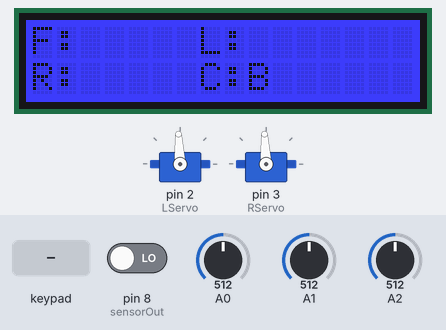
The sketch below on a simulated Arduino Uno, built with avr-gcc and run on an emulated ATmega328P. On the bench: 16×2 character LCD, 2 × servo. The inputs (shaded band) are chosen by the test bench; at power-on: A0 = 512, A1 = 512, A2 = 512, pin 8 (sensorOut) LOW.

Above: at 3.9 s.
4.0 s: key 'U' pressed
At 11.0 s:
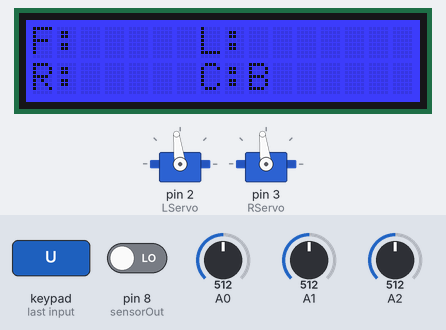
11.3 s: A0 set to 150
At 14.2 s:
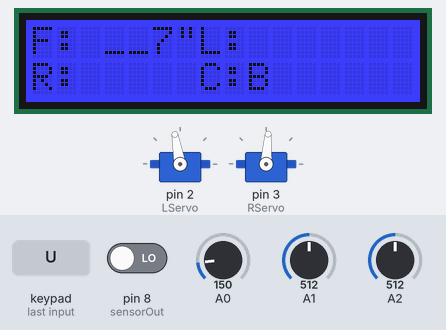
14.6 s: A1 set to 583
At 17.2 s:
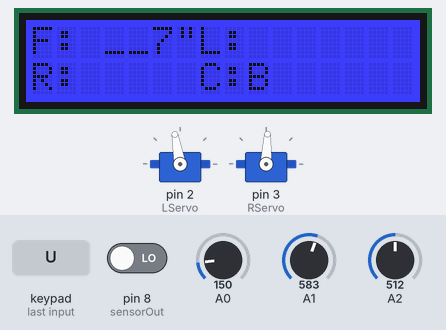
17.9 s: A1 set to 608
At 20.3 s:
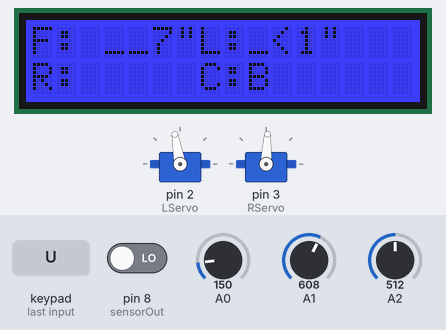
21.2 s: A2 set to 593
At 23.4 s:
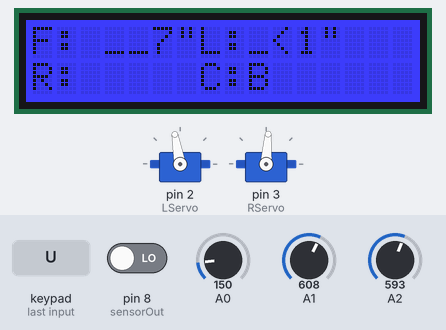
24.5 s: A2 set to 622
At 27.8 s:
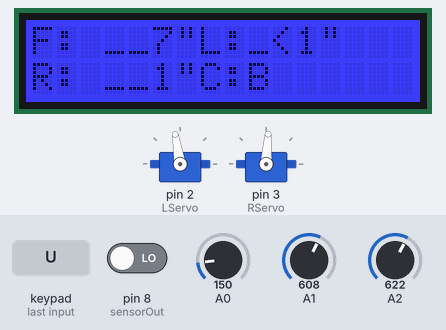
Timing chart, 0 to 28.9 s (numbered marks = the images above; inputs shaded):
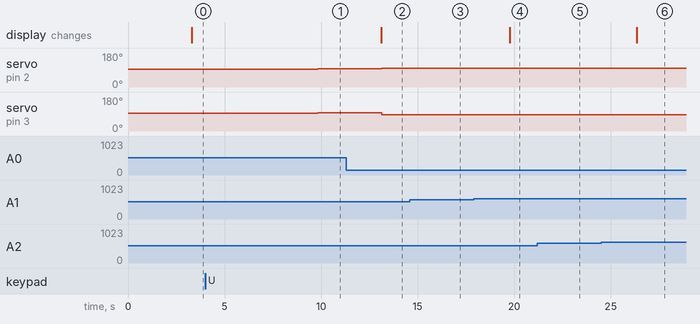

The sketch:

ColorPathPlanningV2.ino
```cpp
#include <math.h>
#include <Wire.h>
#include <Servo.h>
#include <Adafruit_RGBLCDShield.h>

Adafruit_RGBLCDShield lcd = Adafruit_RGBLCDShield();

#define RED 0x1
#define GREEN 0x2
#define BLUE 0x4

#define S0 4
#define S1 5
#define S2 6
#define S3 7
#define sensorOut 8

const int SFSensor = A0;  //Short front sensor
const int SLSensor = A1;  //Short left sensor
const int SRSensor = A2;  //Short right sensor

Servo LServo;  // Left servo
Servo RServo;  // Right servo

int options = 0;
int disp;
int b = 0;
int fRed = 0, fGreen = 0, fBlue = 0;
float avg;
int flag;
char DetColor[]={'N'};

#define kP 0.19
#define goal 180
#define Vel 1500
#define LMAX 1570
#define RMAX 1430

void setup() {
  // initialize serial communications at 9600 bps:
  Serial.begin(9600);

  lcd.begin(16, 2);
  lcd.print("F:");
  lcd.setCursor(0,1);
  lcd.print("R:");
  lcd.setCursor(7,0);
  lcd.print("L:");
  lcd.setCursor(7,1);
  lcd.print("C:");

  // Servo set up
  LServo.attach(2);
  RServo.attach(3);

  LServo.write(Vel);
  RServo.write(Vel);
}

void loop() {
  uint8_t buttons = lcd.readButtons();

  // Setting red filtered photodiodes to be read
  digitalWrite(S2,LOW);
  digitalWrite(S3,LOW);
  // Reading the output frequency
  fRed = pulseIn(sensorOut, LOW);
  delay(75);

  // Setting Green filtered photodiodes to be read
  digitalWrite(S2,HIGH);
  digitalWrite(S3,HIGH);
  fGreen = pulseIn(sensorOut, LOW);
  delay(75);

  // Setting Blue filtered photodiodes to be read
  digitalWrite(S2,LOW);
  digitalWrite(S3,HIGH);
  fBlue = pulseIn(sensorOut, LOW);
  delay(75);

  colorDisplay(fRed, fGreen, fBlue);

  if (buttons) {
    if (buttons & BUTTON_UP) {
      options = 1;
    }
  }

  if (options == 1){

    disp = 0;
    float sr_val = readSensor(SRSensor);
    sensorDisplay(sr_val);

    disp = 1;
    float sf_val = readSensor(SFSensor);
    sensorDisplay(sf_val);

    disp = 2;
    float sl_val = readSensor(SLSensor);
    sensorDisplay(sl_val);

    speedSensor(sr_val, sf_val, sl_val);
  }
}

void speedSensor(float right, float front, float left)
{
  avg = (right + left) / 2;

  float uRT = kP * (avg - right);
  float uFT = kP * (goal - front);

  if (uFT > 0){
    if (uRT < 0){
      LServo.write(LMAX + uRT);
      RServo.write(RMAX);
    }
    else{
      LServo.write(LMAX);
      RServo.write(RMAX + uRT);
    }
  }
  else if (uFT < 50){
    LServo.write(1540);
    RServo.write(1540);
  }
}

//------------------------------------------------
// readSensor - provided by FrontRawSensor sketch
//------------------------------------------------
int readSensor(int sensor){
  float sum = 0, avg = 0;

  for (int i = 1; i <= 10; i++) {
   sum = sum + analogRead(sensor);
  }
  delay(25);
  return (sum / 10);
}

//*********************************************
// Chooses the distance to display based on the
// sensor reading passed into the function.
//*********************************************
void sensorDisplay(float val)
{
  setCurs(disp);

  if (val < 90){
    lcd.print(">10\"");
  }else if (val <= 108 && val >= 98){
    lcd.print("_10\"");
  }else if (val <= 128 && val > 105){
    lcd.print("__9\"");
  }else if (val <= 140 && val > 125){
    lcd.print("__8\"");
  }else if (val <= 163 && val > 135){
    lcd.print("__7\"");
  }else if (val <= 187 && val >= 160){
    lcd.print("__6\"");
  }else if (val <= 218 && val >= 192){
    lcd.print("__5\"");
  }else if (val <= 261 && val >= 227){
    lcd.print("__4\"");
  }else if (val <= 335 && val >= 290){
    lcd.print("__3\"");
  }else if (val <= 453 && val >= 404){
    lcd.print("__2\"");
  }else if (val <= 644 && val >= 609){
    lcd.print("__1\"");
  }else if ( val > 600){
    lcd.print("_<1\"");
  }
}

void setCurs(int d){
  switch(d){
    case 0:
      lcd.setCursor(3,1); break;
    case 1:
      lcd.setCursor(3,0); break;
    case 2:
      lcd.setCursor(9,0); break;
  }
}

//---------------------------------------------------------
// colorDisplay- takes in color readings and displays
//---------------------------------------------------------
void colorDisplay(int red, int green, int blue)
{
  //Serial.println(red);
  //Serial.println(green);
  //Serial.println(blue);

  lcd.setCursor(9,1);

  //---GREEN CHECK--------------------------------------------------------------------
  if ((red > 35 && red < 41) && (green > 35 && green < 41) && (blue > 35 && blue < 41))
  {
    lcd.setBacklight(GREEN);
    lcd.print("F");
  }
  //---RED CHECK---------------------------------------------------------------------
  else if ((red > 10 && red < 16) && (green > 13))
  {
    lcd.setBacklight(RED);
    lcd.print("R");
    b = 1;
  }
  //---BLUE CHECK----------------------------------------------------------------------
  else if (blue < 13)
  {
    lcd.setBacklight(BLUE);
    lcd.print("B");
    if (b == 1){
       LServo.detach();
       RServo.detach();
    }
  }
}
```

Measured:
- the behaviour switches between 600 and 601 on A1 (found by bisection; images 3 and 4)
- the behaviour switches between 608 and 609 on A2 (found by bisection; images 5 and 6)
- after the input at 4.0 s, servo on pin 2 (LServo), servo on pin 3 (RServo): 93° → 97° after 5.8 s
- after the input at 11.3 s, servo on pin 2 (LServo): 97° → 100° after 1.8 s; servo on pin 3 (RServo): 97° → 86° after 1.8 s; the display: changes after 1.8 s (image 2)
- after the input at 14.6 s, servo on pin 3 (RServo): 86° → 87° after 1.9 s
- after the input at 17.9 s, the display: changes after 1.9 s (image 4)
- after the input at 21.2 s, servo on pin 3 (RServo): 87° → 86° after 1.9 s
- after the input at 24.5 s, servo on pin 2 (LServo): 100° → 99° after 1.9 s; the display: changes after 1.9 s (image 6)
